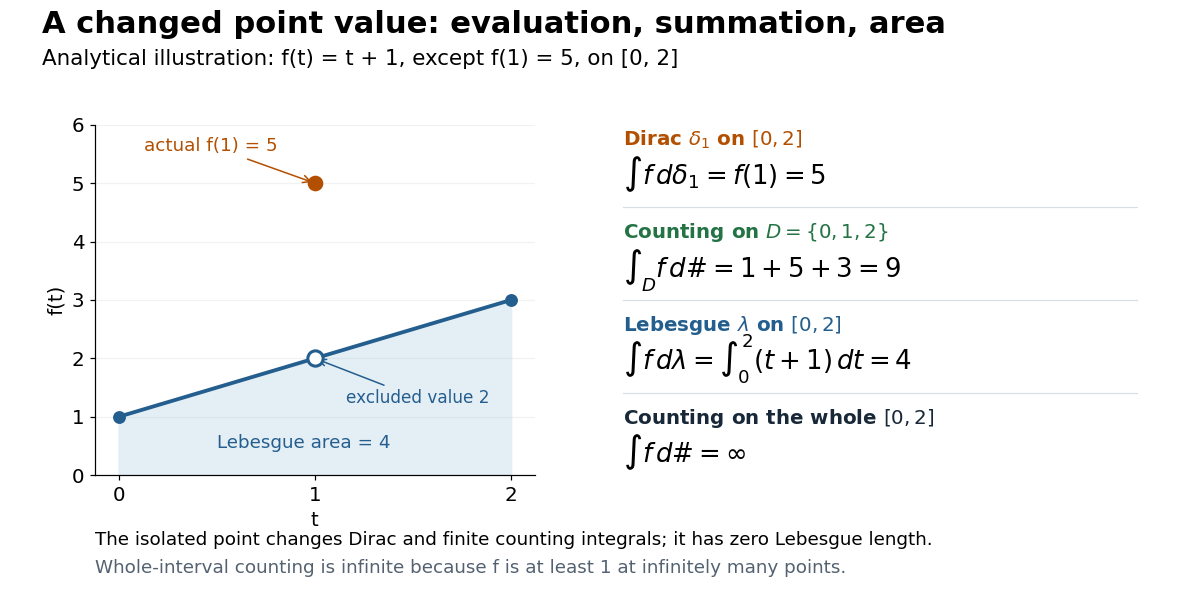

This chart was generated by the following Python code:
"""Original analytical example: one function, several integrals.

The exceptional value is specified, not a measurement or a delta density.
Tested environment: Python 3.14.4, numpy 2.3.5, matplotlib 3.10.7.
Run from _media; the output filename follows this script's basename.
"""

from pathlib import Path

import matplotlib.pyplot as plt
import numpy as np


def main():
    plt.rcParams.update({"font.size": 13, "font.family": "DejaVu Sans"})
    fig = plt.figure(figsize=(10.8, 5.4), dpi=110, facecolor="white")
    fig.text(0.035, 0.945, "A changed point value: evaluation, summation, area", fontsize=20, weight="bold")
    fig.text(0.035, 0.89, "Analytical illustration: f(t) = t + 1, except f(1) = 5, on [0, 2]", fontsize=14)
    blue, orange, green = "#245e8e", "#b34f00", "#237344"
    ax = fig.add_axes([0.08, 0.20, 0.37, 0.59])
    t = np.linspace(0, 2, 401)
    ax.fill_between(t, 0, t + 1, color="#e4eef5")
    for left, right in ((0, 1), (1, 2)):
        segment = np.linspace(left, right, 101)
        ax.plot(segment, segment + 1, color=blue, lw=2.5)
    ax.scatter([0, 2], [1, 3], color=blue, s=55, zorder=5)
    ax.scatter([1], [2], facecolor="white", edgecolor=blue, linewidth=2, s=100, zorder=6)
    ax.scatter([1], [5], color=orange, s=85, zorder=6)
    ax.annotate("actual f(1) = 5", xy=(1, 5), xytext=(0.13, 5.55), fontsize=12,
                arrowprops={"arrowstyle": "->", "color": orange}, color=orange)
    ax.annotate("excluded value 2", xy=(1, 2), xytext=(1.16, 1.23), fontsize=11,
                arrowprops={"arrowstyle": "->", "color": blue}, color=blue)
    ax.text(0.5, 0.47, "Lebesgue area = 4", fontsize=12, color=blue)
    ax.set(xlim=(-0.12, 2.12), ylim=(0, 6), xlabel="t", ylabel="f(t)", xticks=[0, 1, 2], yticks=range(7))
    ax.spines[["top", "right"]].set_visible(False)
    ax.grid(axis="y", alpha=0.16)

    results = fig.add_axes([0.52, 0.17, 0.46, 0.65])
    results.set(xlim=(0, 1), ylim=(0, 1))
    results.axis("off")
    entries = [
        (0.90, r"Dirac $\delta_1$ on $[0,2]$", r"$\int f\,d\delta_1=f(1)=5$", orange),
        (0.66, r"Counting on $D=\{0,1,2\}$", r"$\int_D f\,d\#=1+5+3=9$", green),
        (0.42, r"Lebesgue $\lambda$ on $[0,2]$", r"$\int f\,d\lambda=\int_0^2(t+1)\,dt=4$", blue),
        (0.18, r"Counting on the whole $[0,2]$", r"$\int f\,d\#=\infty$", "#182838"),
    ]
    for y, label, formula, color in entries:
        results.text(0.01, y, label, fontsize=13, color=color, weight="bold")
        results.text(0.01, y - 0.10, formula, fontsize=17)
        if y > 0.2:
            results.axhline(y - 0.16, xmin=0.01, xmax=0.95, color="#d8dee4", lw=0.8)
    fig.text(0.08, 0.082, "The isolated point changes Dirac and finite counting integrals; it has zero Lebesgue length.", fontsize=12)
    fig.text(0.08, 0.035, "Whole-interval counting is infinite because f is at least 1 at infinitely many points.", fontsize=12, color="#536170")
    fig.savefig(Path(__file__).with_suffix(".png").name, facecolor="white", transparent=False)
    plt.close(fig)


if __name__ == "__main__":
    main()
